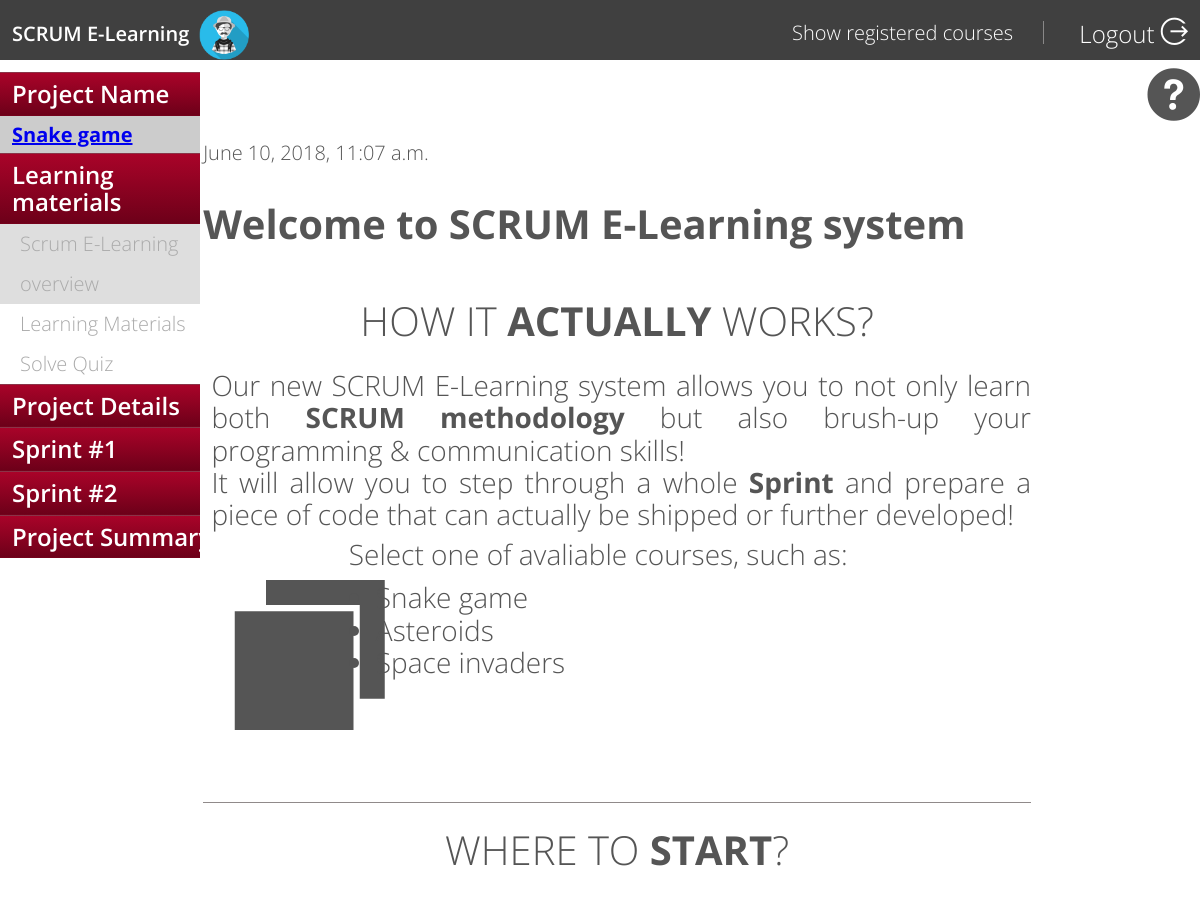
Page /course/course_detail/1/ (signed in, upper part) on the earlier database version.
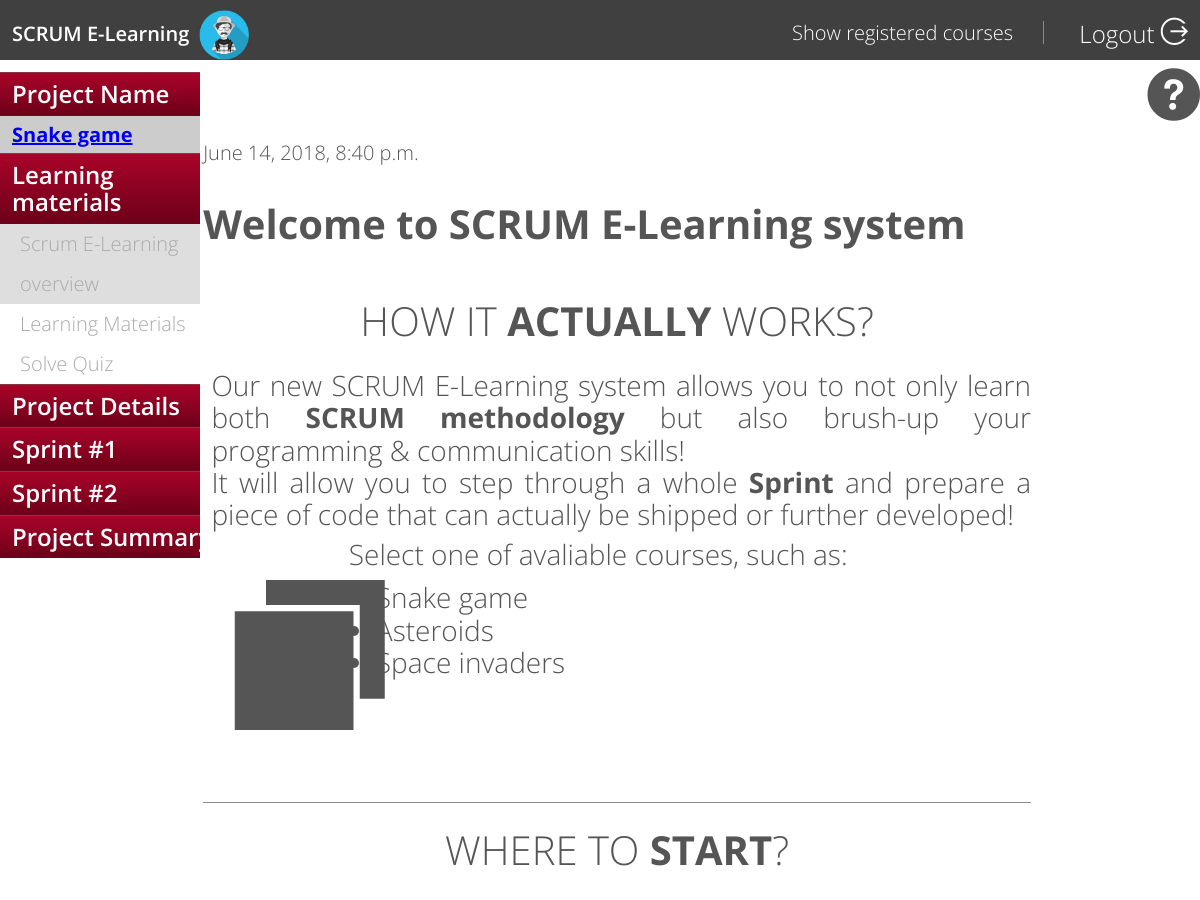
Same page on the later database version.
### Profile/models.py (models this page shows, shortened)
class Profile(AbstractUser):
    type = models.CharField(max_length=10, blank = True, choices=TYPES, default='Student')
    avatar = models.ImageField(upload_to=user_directory_path, default='static/defaults/!default_user_avatar/user.gif')# #default didn't quite work. When deleted profile the default img was also deleted
    def avatar_url(self):
        if self.avatar and hasattr(self.avatar, 'url'):
            return self.avatar.url
        else:
            return '/static/defaults/!default_user_avatar/user.gif'
    def image_tag(self):
        if self.avatar and hasattr(self.avatar, 'url'):
            return mark_safe('<img src="/media/%s" width="50" height="50" title="%s"/>' % (self.avatar,self.username))
        else:
            return mark_safe('<img src="/%s" width="50" height="50" />' % ('static/defaults/!default_user_avatar/user.gif'))
    image_tag.short_description = 'User Avatar'

### Course/models.py (models this page shows, shortened)
class Course(models.Model):
	program = models.ForeignKey('Program', on_delete=models.CASCADE)
	students = models.ManyToManyField(Profile) #to get list simply course.students.all()
	students_scrum_master = models.ManyToManyField(Profile,related_name='scrum_masters') #to get list simply course.students.all()
	students_developer = models.ManyToManyField(Profile,related_name='develpers') #to get list simply course.students.all()
	students_product_owner = models.ManyToManyField(Profile,related_name='product_owners') #to get list simply course.students.all()
	created = models.DateTimeField(editable=False)
	modified = models.DateTimeField(editable=False)
	deadline = models.DateTimeField(default=datetime.now()+timedelta(days=30),blank=True)
	_progress = models.IntegerField(choices=COURSE_STATES, default=0)
	def get_course_name(self):
		return self.program.name
	get_course_name.short_description = 'Program name'
	def get_cover_tag(self):
		return self.program.cover_tag()
	get_cover_tag.short_description = 'Cover tag'
	def get_progress(self):
		return self._progress

class Program(models.Model):
	name = models.CharField(max_length=64, blank=False, null=False, unique=True)
	slug_name = models.SlugField(max_length=64, blank=False, null=False, unique=True)
	description = models.TextField(blank=True)
	files = models.ManyToManyField(LearningMaterial, related_name='files', blank=True)#
	cover = models.ImageField(upload_to=cover_directory_path, default='static/defaults/default_course_cover/cover.png')
	quiz = models.ManyToManyField(Quiz, related_name='quizes', blank=True)#
	def cover_tag(self):
		if self.cover and hasattr(self.cover, 'url'):
			return mark_safe('<img src="/%s" width="50" height="50" />' % (self.cover))
		else:
			return mark_safe('<img src="/%s" width="50" height="50" />' % ('static/defaults/default_course_cover/cover.png'))
		image_tag.short_description = 'Course Cover'
	def __str__(self):
		return self.name + self.cover_tag()

### Course/views.py (the view)
# urls.py: url(r'^course_detail/(?P<course_pk>\d+)/$', views.course_detail, name='course_detail'),
@login_required #using decorator to make sure only logged users can access this page
def course_detail(request,course_pk):
	context={}
	course = Course.objects.get(pk=course_pk)
	context['course'] = course
	context['progress_estimated'] = 0
	return render(request, 'course_detail.html',context)

### Course/templates/course_detail.html (shortened to what this page needs)
{% extends "generics/course_generic.html" %}
{% block left %}
      {% include "includes/header_secondary.html" with section='learning_materials'  bullet_point='learning_materials_1' %}
{% endblock %}
{% block right %}
  {{course.created}}
  <div class="col span-10-of-12">
    <div class="overview-container">
        <div class="row">
        <h1>Welcome to SCRUM E-Learning system   </h1>
        </div>
    <div class="row">
        <div class="overview-title">
            How it <span>actually </span> works?
        </div>
        <div class="overview-content">
        Our new SCRUM E-Learning system allows you to not only learn both <span>SCRUM methodology</span> but also brush-up your programming & communication skills!<br>
        It will allow you to step through a whole <span>Sprint</span> and prepare a piece of code that can actually be shipped or further developed!
        </div>
    </div>
    <div class="row">
        <div class="col span-2-of-12">
            <i class="ion-ios-browsers"></i>
        </div>
        <div class="col span-8-of-12">
            <div class="overview-content">
                Select one of avaliable courses, such as:
                <ul>
                    <li>Snake game</li>
                    <li>Asteroids</li>
                    <li>Space invaders</li>
                </ul>
            </div>
        </div>
    </div>
    <div class="row">
        <div class="overview-title">
            Where to <span>start</span>?
        </div>
        <div class="col span-2-of-12">
            <i class="ion-ios-book"></i>
        </div>
    </div>
</div>
</div>
{% endblock %}

### templates/generics/course_generic.html (shortened to what this page needs)
 {% load static %}
<!DOCTYPE html>
<html lang="en">
{% include "includes/head_tag_secondary.html" %}
{% block menu %}
    {% include "includes/header_course.html" %}
{% endblock %}
<div class="row">
    <div class="col span-2-of-12 left-menu">
{% block left %}{% endblock %}
	</div>
{% block helper %}
<i id="helper" class="ion-help-circled" onclick="helper()"></i>
{% endblock %}
<div class="col span-10-of-12 left-menu">
{% block right %}
{% endblock %}
</div>
</div>
</body>
</html>

### templates/includes/head_tag_secondary.html (shortened to what this page needs)
 {% load static %}
<head>
	 <link rel="stylesheet" type="text/css" href="{% static 'css/normalize.css' %}">
     <link rel="stylesheet" type="text/css" href="{% static 'css/responsivegridsystem.css' %}">
     <link rel="stylesheet" type="text/css" href="{% static 'css/ionicons.css' %}">
     <link rel="stylesheet" type="text/css" href="{% static 'css/style.css' %}">
     <link rel="stylesheet" type="text/css" href="{% static 'css/style_sticker.css' %}">
</head>

### templates/includes/header_course.html (shortened to what this page needs)
    {% load static %}
    <header>
        <div class="row">
            <div class=logo>
               <a href="{% url 'index_page' %}">SCRUM E-Learning</a>
            </div>
            <img src="{{ request.user.avatar_url }}" title="Logged as: {{request.user.username}}" style="height: 50px; width: auto;margin-left: 10px;">
            <div class="main-nav">
                <ul>
                    <li><a href="{% url 'Course:course_list' %}">Show registered courses</a></li>
                    <li><a href="{% url 'Profile:logout_profile' %}">Logout  <i class="ion-log-out"></i></a></li>
                </ul>
            </div>
        </div>
    </header>

### templates/includes/header_secondary.html (shortened to what this page needs)
        {% load static %}
             <div class="menu-item alpha {% if section == 'program_description' %} active {% endif %}">
              <h4><a href="#">Project Name</a></h4>
              <h3 class="{% if bullet_point == 'program_description_1' %} active {% endif %}"><a href="{% url 'Course:program_description' course.pk %}">{{course.program.name}}</a></h3>
            </div>
            <div class="{% if section == 'learning_materials' %} active {% endif %} menu-item">
              <h4><a href="#">Learning materials</a></h4>
              <ul>
                <li class="{% if bullet_point == 'learning_materials_1' %} active {% endif %}">
                  <a href="{% url 'Course:course_detail' course.pk %}">Scrum E-Learning overview </a>
                </li>
                <li class="{% if bullet_point == 'learning_materials_2' %} active {% endif %}"><a href="{% url 'Course:learning_materials' course.pk %}">Learning Materials</a></li>
                <li class="{% if bullet_point == 'learning_materials_3' %} active {% endif %}"><a href="{% url 'Course:quiz' course.pk %}">Solve Quiz</a></li>
              </ul>
            </div>
            <div class="{% if section == 'project_details' %} active {% endif %} menu-item">
              <h4><a href="#">Project Details</a></h4>
            </div>
            <div class="{% if section == 'sprint' %} active {% endif %} menu-item">
              <h4><a href="#">Sprint #1</a></h4>
            </div>
            <div class="{% if section == 'sprint2' %} active {% endif %} menu-item">
              <h4><a href="#">Sprint #2</a></h4>
            </div>
            <div class="{% if section == 'project_summary' %} active {% endif %} menu-item">
              <h4><a href="#">Project Summary</a></h4>
            </div>

### templates/includes/footer.html (shortened to what this page needs)
    {% load static %}

### static/css/responsivegridsystem.css (style rules this page uses)
.row { zoom: 1; }
.row:before, .row:after { content:""; display:table; }
.row:after { clear:both; }
.col { display: block; float:left; margin: 1% 0 1% 1.6%; }
.col:first-child { margin-left: 0; }
.span-10-of-12 { width: 83.06%; }
.span-8-of-12 { width: 66.13%; }
.span-2-of-12 { width: 15.33%; }

### static/css/style.css (style rules this page uses)
* { margin: 0; padding: 0; box-sizing: border-box; }
html, body, section { background-color: #fff; color: #555; font-family: 'Open Sans', sans-serif; font-size: 20px; font-weight: 300; text-rendering: optimizeLegibility; width: 100%; margin: 0 auto; }
.row { max-width: 2000px; margin: 0 auto; }
header { background-color:rgba(0, 0, 0, 0.75); color: #fff; padding: 10px 0; height: 60px; position: fixed; left: 0; top: 0; width: 100%; }
.logo { margin-top: 1%; float: left; font-weight: 600; margin-left:1%; display: inline-block; width: auto; }
.main-nav { margin-top: 0.5%; margin-right: 1%; float: right; }
.main-nav li { list-style: none; display: inline-block; border-right: 1px solid rgba(154, 152, 152, 0.82); padding:0 30px; vertical-align: middle; }
.main-nav ul li:last-child { border: 0px; padding-right: 0; font-size: 1.2em; margin-top: -0.5%; }
.main-nav a:link,a:visited, .logo a, .logo a:visited { color: #fff; text-decoration: none; }
.main-nav i { font-size: 1.3em; font-weight: bold; }
.menu-item { min-width: 200px; }
.menu-item h4 { color: #fff; font-size: 1.2em; font-weight: 600; padding: 7px 12px; background: #a90329; }
.menu-item h3 { color: #111; font-size: 1em; font-weight: bold; padding: 7px 12px; background: #ccc; }
.menu-item h4 a { color: white; display: block; text-decoration: none; width: 200px; }
.menu-item h4 { border-bottom: 1px solid rgba(0,0,0,0.3); border-top: 1px solid rgba(255,255,255,0.2); color: #fff; font-size: 1.2em; font-weight: 600; padding: 7px 12px; background: #a90329; background: -moz-linear-gradient(top, #a90329 0%, #8f0222 44%, #6d0019 100%); background: -webkit-gradient(linear, left top, left bottom, color-stop(0%,#a90329), color-stop(44%,#8f0222), color-stop(100%,#6d0019)); background: -webkit-linear-gradient(top, #a90329 0%,#8f0222 44%,#6d0019 100%); background: -o-linear-gradient(top, #a90329 0%,#8f0222 44%,#6d0019 100%); background: -ms-linear-gradient(top, #a90329 0%,#8f0222 44%,#6d0019 100%); background: linear-gradient(top, #a90329 0%,#8f0222 44%,#6d0019 100%); filter: progid:DXImageTransform.Microsoft.gradient( startColorstr='#a90329', endColorstr='#6d0019',GradientType=0 ); }
.menu-item ul { background: #b4b3b3; font-size: 13px; line-height: 30px; list-style-type: none; overflow: hidden; padding: 0px; }
.menu-item ul a { margin-left: 20px; text-decoration: none; color: #aaa; display: block; width: 200px; }
.menu-item li, { border-bottom: 1px solid #eee; }
.menu-item ul { background: #fff; font-size: 1em; line-height: 2em; list-style-type: none; overflow: hidden; padding: 0px; max-height: 0px; transition: max-height 2s ease-out; }
.menu-item.active ul { overflow: visible; max-height: 500px; }
.menu-item ul li.active { background: #dedede; }
.overview-container i { font-size: 10em; padding: 25%; }
.overview-title { text-align: center; margin: 3% auto; font-size: 2em; text-transform:uppercase; }
.overview-container > .row:nth-child(n + 3) > .overview-title { border-top: 1px solid #908a8a; margin-top: 3%; padding-top: 3%; }
.overview-title span, .overview-content span { font-weight: bold; }
.overview-content { font-size: 1.4em; text-align: justify; margin-left: 1%; }
.overview-content ul { margin-left: 5%; margin-top: 2%; }
#helper { font-size:3em; float:right; }

Differences in the rows shown:
changed Course "Snake game": created "June 10, 2018, 11:07 a.m." → "June 14, 2018, 8:40 p.m."
